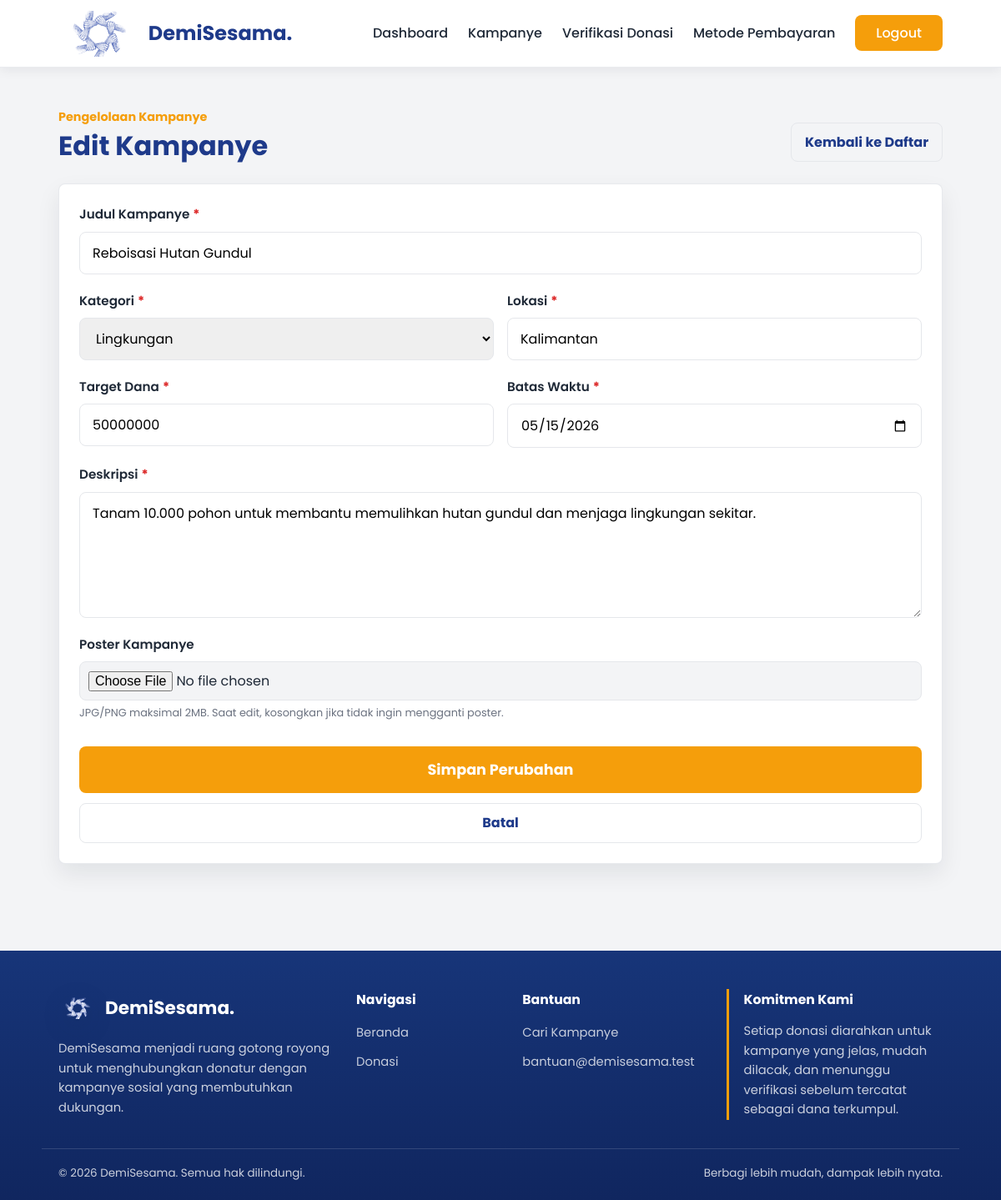
The app's page /admin/form-kampanye.php?edit=6 (signed in) with its own data.
### tables this page shows
CREATE TABLE `kampanye` (
  `id_kampanye` int(11) NOT NULL AUTO_INCREMENT,
  `id_penyelenggara` int(11) NOT NULL,
  `judul_kampanye` varchar(100) NOT NULL,
  `kategori` varchar(50) NOT NULL,
  `lokasi` varchar(100) NOT NULL,
  `deskripsi` varchar(1000) NOT NULL,
  `target_dana` int(15) NOT NULL,
  `dana_terkumpul` int(15) NOT NULL DEFAULT 0,
  `batas_waktu` date NOT NULL,
  `gambar_poster` varchar(255) NOT NULL,
  `status` ENUM('active', 'completed') NOT NULL DEFAULT 'active',
  PRIMARY KEY (`id_kampanye`),
  KEY `id_penyelenggara` (`id_penyelenggara`),
  CONSTRAINT `kampanye_ibfk_1`
    FOREIGN KEY (`id_penyelenggara`)
    REFERENCES `penyelenggara` (`id_penyelenggara`)
    ON DELETE CASCADE
    ON UPDATE CASCADE
);

### components/path_helper.php (called while the page is built, shortened)
<?php
if (!function_exists('appBaseUrl')) {
    function appBaseUrl() {
        static $base_url = null;
        if ($base_url !== null) {
            return $base_url;
        }
        $document_root = realpath($_SERVER['DOCUMENT_ROOT'] ?? '');
        $project_root = realpath(dirname(__DIR__));
        if ($document_root && $project_root && strpos($project_root, $document_root) === 0) {
            $relative = trim(str_replace('\\', '/', substr($project_root, strlen($document_root))), '/');
            $base_url = '/' . ($relative !== '' ? $relative . '/' : '');
            return $base_url;
        }
        $script_name = str_replace('\\', '/', $_SERVER['SCRIPT_NAME'] ?? '/');
        $base_url = preg_replace('#/(admin|auth|pages)/[^/]*$#', '/', $script_name);
        $base_url = preg_replace('#/[^/]*$#', '/', $base_url);
        return $base_url ?: '/';
    }
}
if (!function_exists('url_for')) {
    function url_for($path = '') {
        $path = (string) $path;
        return appBaseUrl() . ltrim($path, '/');
    }
}
if (!function_exists('asset_url')) {
    function asset_url($path) {
        return url_for($path);
    }
}
if (!function_exists('current_page_path')) {
    function current_page_path() {
        $script_name = str_replace('\\', '/', $_SERVER['SCRIPT_NAME'] ?? '');
        $base_url = appBaseUrl();
        return ltrim(basename($script_name), '/');
    }
}
?>

### components/auth.php (called while the page is built, shortened)
<?php
require_once __DIR__ . "/donation_helper.php";
if (!function_exists('currentAdminId')) {
    function currentAdminId() {
        return (int) ($_SESSION['id_penyelenggara'] ?? 0);
    }
}
?>

### components/admin_service.php (called while the page is built, shortened)
<?php
require_once __DIR__ . "/donation_helper.php";
if (!function_exists('getManagedCampaignById')) {
    function getManagedCampaignById($conn, $id_penyelenggara, $id_kampanye) {
        $id_penyelenggara = (int) $id_penyelenggara;
        $id_kampanye = (int) $id_kampanye;
        $stmt = mysqli_prepare($conn, "SELECT * FROM kampanye WHERE id_kampanye = ? AND id_penyelenggara = ? LIMIT 1");
        mysqli_stmt_bind_param($stmt, "ii", $id_kampanye, $id_penyelenggara);
        mysqli_stmt_execute($stmt);
        $result = mysqli_stmt_get_result($stmt);
        $campaign = $result ? mysqli_fetch_assoc($result) : null;
        return $campaign;
    }
}
?>

### components/donation_helper.php (called while the page is built, shortened)
<?php
require_once __DIR__ . "/path_helper.php";
if (!function_exists('e')) {
    function e($value) {
        return htmlspecialchars((string) $value, ENT_QUOTES, 'UTF-8');
    }
}
?>

### admin/form-kampanye.php (the view, shortened to what this page needs)
<?php
require_once __DIR__ . "/../components/auth.php";
require_once __DIR__ . "/../components/admin_service.php";
$conn = $GLOBALS['conn'] ?? null;
$admin_id = currentAdminId();
$errors = [];
$return_page = filter_input(INPUT_GET, 'page', FILTER_VALIDATE_INT) ?: 1;
$return_page = max(1, $return_page);
$edit_id = filter_input(INPUT_GET, 'edit', FILTER_VALIDATE_INT) ?: null;
$editing = $edit_id ? getManagedCampaignById($conn, $admin_id, $edit_id) : null;
$form_source = !empty($errors) ? $_POST : ($editing ?: []);
$kategori_options = [
    'bencana_alam' => 'Bencana Alam',
    'pendidikan' => 'Pendidikan',
    'kesehatan' => 'Kesehatan',
    'lingkungan' => 'Lingkungan',
    'sosial' => 'Sosial',
    'pembangunan' => 'Pembangunan',
];
$return_query = $return_page > 1 ? '?page=' . $return_page : '';
$form_query = [];
if ($editing) {
    $form_query['edit'] = (int) $editing['id_kampanye'];
}
$form_action = 'admin/form-kampanye.php' . (!empty($form_query) ? '?' . http_build_query($form_query) : '');
$is_editing = !empty($editing);
?>
<!DOCTYPE html>
<html lang="id">
<head>
    <link rel="stylesheet" href="<?php echo asset_url('css/global.css?v=3'); ?>">
    <link rel="stylesheet" href="<?php echo asset_url('css/form.css?v=3'); ?>">
    <link rel="stylesheet" href="<?php echo asset_url('css/admin.css?v=1'); ?>">
</head>
<body>
    <?php include_once __DIR__ . "/../components/nav.php" ?>
    <main class="admin-page">
        <div class="container">
            <div class="admin-heading">
                <div>
                    <span>Pengelolaan Kampanye</span>
                    <h1><?php echo $is_editing ? 'Edit Kampanye' : 'Tambah Kampanye'; ?></h1>
                </div>
                <a href="<?php echo url_for('admin/kampanye.php' . $return_query); ?>" class="admin-secondary-link">Kembali ke Daftar</a>
            </div>
            <?php if ($edit_id && !$editing): ?>
                <section class="admin-panel">
                    <p class="admin-table-note">Silakan kembali ke daftar kampanye dan pilih data yang tersedia.</p>
                    <a href="<?php echo url_for('admin/kampanye.php' . $return_query); ?>" class="admin-primary-link">Kembali ke Daftar</a>
                </section>
            <?php else: ?>
                <form method="POST" action="<?php echo url_for($form_action); ?>" enctype="multipart/form-data" class="admin-panel form-donasi">
                    <div class="form-group">
                        <label for="judul_kampanye">Judul Kampanye<span class="required">*</span></label>
                        <input type="text" id="judul_kampanye" name="judul_kampanye" value="<?php echo e($form_source['judul_kampanye'] ?? ''); ?>" required>
                    </div>
                    <div class="form-grid-2">
                        <div class="form-group">
                            <label for="kategori">Kategori<span class="required">*</span></label>
                            <select id="kategori" name="kategori" required>
                                <?php foreach ($kategori_options as $value => $label): ?>
                                    <option value="<?php echo e($value); ?>" <?php echo ($form_source['kategori'] ?? '') === $value ? 'selected' : ''; ?>>
                                        <?php echo e($label); ?>
                                    </option>
                                <?php endforeach; ?>
                            </select>
                        </div>
                        <div class="form-group">
                            <label for="lokasi">Lokasi<span class="required">*</span></label>
                            <input type="text" id="lokasi" name="lokasi" value="<?php echo e($form_source['lokasi'] ?? ''); ?>" required>
                        </div>
                    </div>
                    <div class="form-grid-2">
                        <div class="form-group">
                            <label for="target_dana">Target Dana<span class="required">*</span></label>
                            <input type="number" id="target_dana" name="target_dana" min="10000" value="<?php echo e($form_source['target_dana'] ?? ''); ?>" required>
                        </div>
                        <div class="form-group">
                            <label for="batas_waktu">Batas Waktu<span class="required">*</span></label>
                            <input type="date" id="batas_waktu" name="batas_waktu" value="<?php echo e($form_source['batas_waktu'] ?? ''); ?>" required>
                        </div>
                    </div>
                    <div class="form-group">
                        <label for="deskripsi">Deskripsi<span class="required">*</span></label>
                        <textarea id="deskripsi" name="deskripsi" rows="5" required><?php echo e($form_source['deskripsi'] ?? ''); ?></textarea>
                    </div>
                    <div class="form-group">
                        <label for="gambar_poster">Poster Kampanye<?php echo $is_editing ? '' : '<span class="required">*</span>'; ?></label>
                        <input type="file" id="gambar_poster" name="gambar_poster" accept=".jpg,.jpeg,.png" class="input-file" <?php echo $is_editing ? '' : 'required'; ?>>
                        <small>JPG/PNG maksimal 2MB. Saat edit, kosongkan jika tidak ingin mengganti poster.</small>
                    </div>
                    <button type="submit" class="btn-submit-form"><?php echo $is_editing ? 'Simpan Perubahan' : 'Tambah Kampanye'; ?></button>
                    <a href="<?php echo url_for('admin/kampanye.php' . $return_query); ?>" class="admin-cancel-link">Batal</a>
                </form>
            <?php endif; ?>
        </div>
    </main>
    <?php include_once __DIR__ . "/../components/footer.php" ?>
</body>
</html>

### CSS/global.css (style rules this page uses)
:root { --primary: #1E3A8A; --primary-hover: #3B82F6; --button: #F59E0B; --button-hover: #D97706; --bg-body: #F3F4F6; --white: #FFFFFF; --main-text: #1F2937; --text-desc: #6B7280; --border: #E5E7EB; --danger: #DC2626; --shadow-soft: 0 12px 28px rgba(15, 23, 42, 0.08); --shadow-hover: 0 18px 38px rgba(15, 23, 42, 0.14); }
* { margin: 0; padding: 0; box-sizing: border-box; font-family: 'Poppins', sans-serif; }
body { background-color: var(--bg-body); color: var(--main-text); line-height: 1.6; min-height: 100vh; }
.container { max-width: 1100px; margin: 0 auto; padding: 0 20px; }
a { text-decoration: none; }
html { scroll-behavior: smooth; }
.required { color: var(--danger); margin-left: 4px; font-weight: bold; }

### CSS/form.css (style rules this page uses)
.form-group { margin-bottom: 20px; display: flex; flex-direction: column; }
.form-group label { font-weight: 600; margin-bottom: 8px; color: var(--main-text); font-size: 0.95rem; }
.form-group input, .form-group select, .form-group textarea { padding: 12px 15px; border: 1px solid var(--border); border-radius: 8px; font-family: 'Poppins', sans-serif; font-size: 1rem; outline: none; transition: border-color 0.25s ease, box-shadow 0.25s ease; width: 100%; }
.form-group small { color: var(--text-desc); font-size: 0.8rem; margin-top: 5px; }
.input-file { padding: 10px !important; background-color: var(--bg-body); }
.btn-submit-form { width: 100%; background-color: var(--button); color: var(--white); padding: 15px; border: none; border-radius: 8px; font-size: 1.1rem; font-weight: bold; cursor: pointer; margin-top: 10px; transition: background-color 0.25s ease, transform 0.25s ease; }

### CSS/admin.css (style rules this page uses)
.admin-page { min-height: 78vh; padding: 48px 0; }
.admin-heading { display: flex; align-items: flex-end; justify-content: space-between; gap: 18px; margin-bottom: 26px; }
.admin-heading span { color: var(--button); display: block; font-size: 0.9rem; font-weight: 700; margin-bottom: 4px; }
.admin-heading h1 { color: var(--primary); line-height: 1.2; }
.admin-primary-link, .admin-secondary-link, .admin-cancel-link { border-radius: 8px; display: inline-flex; font-weight: 700; justify-content: center; padding: 10px 16px; }
.admin-secondary-link, .admin-cancel-link { border: 1px solid var(--border); color: var(--primary); }
.admin-cancel-link { margin-top: 12px; width: 100%; }
.admin-stat-card, .admin-menu-card, .admin-summary-card, .admin-panel { background-color: var(--white); border: 1px solid rgba(229, 231, 235, 0.9); border-radius: 8px; box-shadow: var(--shadow-soft); }
.admin-panel { padding: 24px; }
.form-grid-2 { display: grid; gap: 16px; grid-template-columns: repeat(2, minmax(0, 1fr)); }

### records on screen
kampanye: judul_kampanye "Reboisasi Hutan Gundul", kategori "Lingkungan", lokasi "Kalimantan", target_dana "50000000", batas_waktu "05/15/2026", deskripsi "Tanam 10.000 pohon untuk membantu memulihkan hutan gundul dan menjaga lingkungan sekitar."
